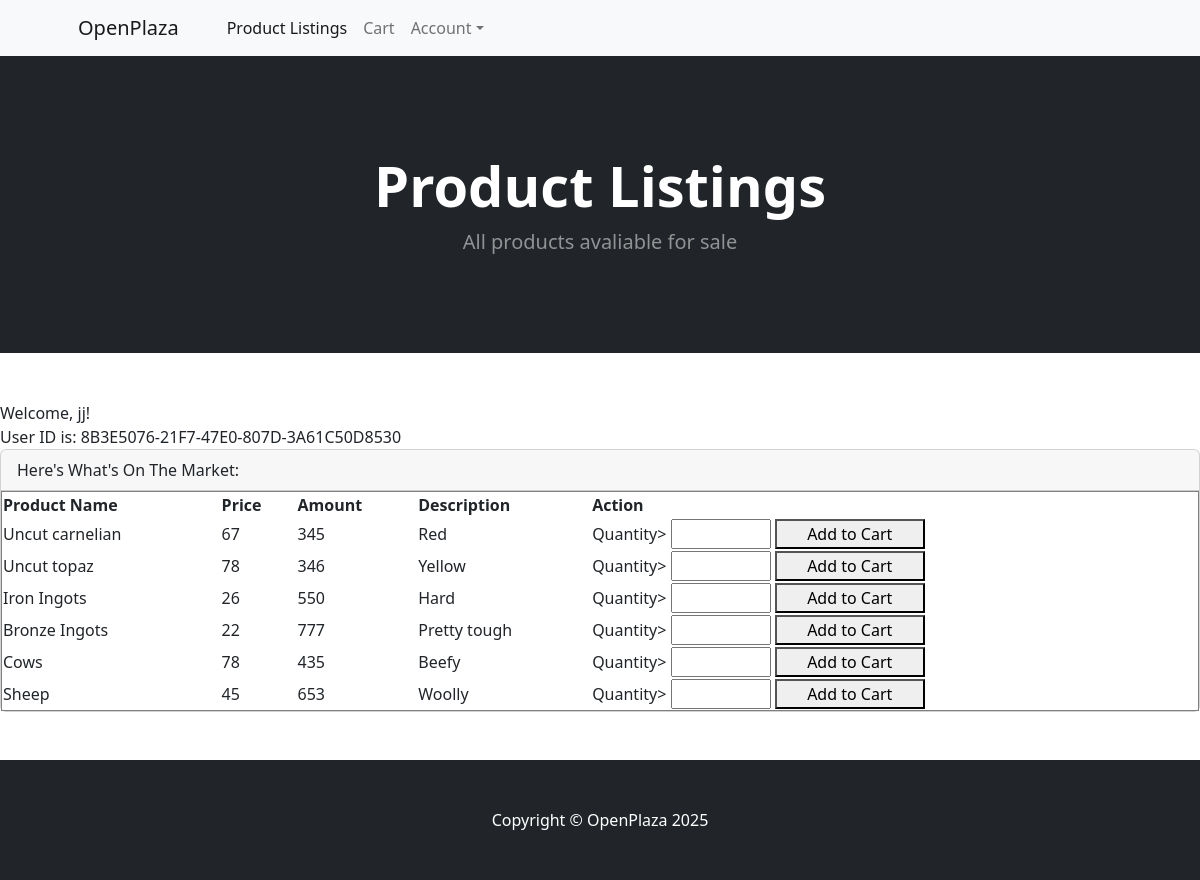
Screenshot of /product_listings.php (signed in) with the database file from the repository.
### tables this page shows
CREATE TABLE `products` (
  `ProductName` text NOT NULL,
  `ProductID` int(11) NOT NULL,
  `UserID` varchar(255) NOT NULL,
  `Amount` int(11) NOT NULL,
  `Description` text NOT NULL,
  `Price` int(11) NOT NULL,
  `ImagePath` varchar(255) NOT NULL
);

### product_listings.php (the view, shortened to what this page needs)
<!DOCTYPE html>
<html lang="en">
    <head>
        <link href="https://cdn.jsdelivr.net/npm/bootstrap-icons@1.5.0/font/bootstrap-icons.css" rel="stylesheet" />
        <link href="styles.css" rel="stylesheet" />
    </head>
    <body>
        <nav class="navbar navbar-expand-lg navbar-light bg-light">
            <div class="container px-4 px-lg-5">
                <a class="navbar-brand" href="index.php">OpenPlaza</a>
                <div class="collapse navbar-collapse" id="navbarSupportedContent">
                    <ul class="navbar-nav me-auto mb-2 mb-lg-0 ms-lg-4">
                        <li class="nav-item"><a class="nav-link active" aria-current = "page" href="product_listings.php">Product Listings</a></li>
                        <li class="nav-item"><a class="nav-link" href="cart.php">Cart</a></li>
                        <li class="nav-item dropdown">
                            <a class="nav-link dropdown-toggle" id="navbarDropdown" href="#" role="button" data-bs-toggle="dropdown" aria-expanded="false">Account</a>
                        </li>
                    </ul>
                </div>
            </div>
        </nav>
        <header class="bg-dark py-5">
            <div class="container px-4 px-lg-5 my-5">
                <div class="text-center text-white">
                    <h1 class="display-4 fw-bolder">Product Listings</h1>
                    <p class="lead fw-normal text-white-50 mb-0">All products avaliable for sale</p>
                </div>
            </div>
        </header>
        <section class="py-5">
        <div class = "card-header">
            Welcome, <?php echo $_SESSION["Username"] ?>!<br>
            User ID is: <?php echo $_SESSION["UserID"] ?>
        </div>
        <div class = "card">
            <div class = "card-header">
                Here's What's On The Market:
            </div>
            <?php
            $_UserID = $_SESSION["UserID"];
            $conn = mysqli_connect("localhost","root","","openplaza");
            $result = mysqli_query($conn,"SELECT * FROM products WHERE UserID != '$_UserID' LIMIT 50");
            $data = $result->fetch_all(MYSQLI_ASSOC);
            ?>
            <table border="1">
            <tr>
                <th>Product Name</th>
                <th>Price</th>
                <th>Amount</th>
                <th>Description</th>
                <th>Action</th>
            </tr>
            <?php foreach($data as $row): ?>
            <tr>
                <td><?= htmlspecialchars($row['ProductName']) ?></td>
                <td><?= htmlspecialchars($row['Price']) ?></td>
                <td><?= htmlspecialchars($row['Amount']) ?></td>
                <td><?= htmlspecialchars($row['Description']) ?></td>
                <td><form action="add_cart.php" method="post">
                    <label for="Quantity">Quantity></label>
                    <input style="height:30px; width:100px" id="Quantity" name="Quantity"></input>
                    <button style="height:30px; width:150px" input type="submit" name="ProductID" value="<?= $row['ProductID'] ?>">Add to Cart</button></form></td>
                </tr>
            <?php endforeach ?>
            </table>
        </div>
        </section>
        <footer class="py-5 bg-dark">
            <div class="container"><p class="m-0 text-center text-white">Copyright &copy; OpenPlaza 2025</p></div>
        </footer>
    </body>
</html>

### rows the page displays
products: ProductName "Uncut carnelian", Price "67", Amount "345", Description "Red", $row['ProductID'] 3 (drawn)
products: ProductName "Uncut topaz", Price "78", Amount "346", Description "Yellow", $row['ProductID'] 4 (drawn)
products: ProductName "Iron Ingots", Price "26", Amount "550", Description "Hard", $row['ProductID'] 5 (drawn)
products: ProductName "Bronze Ingots", Price "22", Amount "777", Description "Pretty tough", $row['ProductID'] 6 (drawn)
products: ProductName "Cows", Price "78", Amount "435", Description "Beefy", $row['ProductID'] 7 (drawn)
products: ProductName "Sheep", Price "45", Amount "653", Description "Woolly", $row['ProductID'] 8 (drawn)

### other values shown
$_SESSION["Username"] "jj"
$_SESSION["UserID"] "8B3E5076-21F7-47E0-807D-3A61C50D8530"
